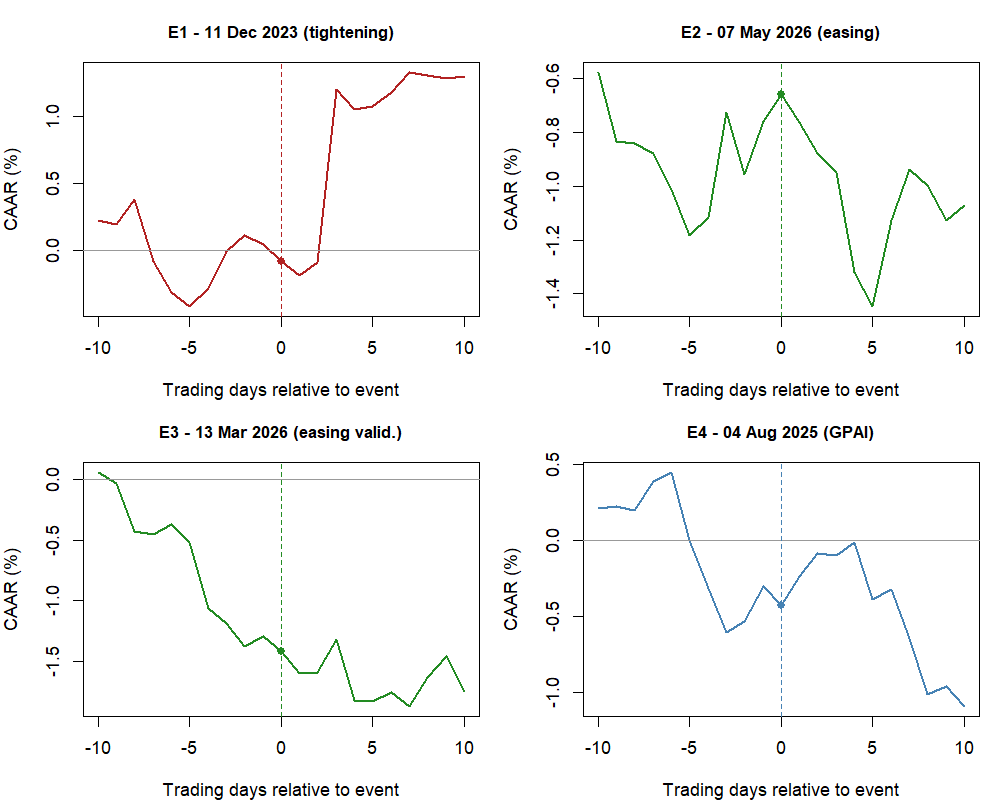

Write the R code that produced this figure.
# =====================================================================
# Figure 1 - CAAR paths around each AI Act event
# Base R. Paste-in values; run; saves a PNG.
# =====================================================================

# Trading days -10..+10 on the x-axis
days <- -10:10

# Cumulative average abnormal returns (%) for each event
E1 <- c(0.227,0.198,0.383,-0.077,-0.311,-0.416,-0.282,-0.008,0.112,0.047,-0.082,-0.182,-0.088,1.201,1.049,1.069,1.178,1.327,1.304,1.28,1.291)
E2 <- c(-0.575,-0.833,-0.842,-0.879,-1.01,-1.183,-1.115,-0.725,-0.955,-0.757,-0.659,-0.764,-0.879,-0.949,-1.321,-1.449,-1.128,-0.939,-0.996,-1.128,-1.071)
E3 <- c(0.061,-0.029,-0.429,-0.456,-0.374,-0.52,-1.066,-1.19,-1.382,-1.294,-1.421,-1.604,-1.591,-1.319,-1.823,-1.83,-1.758,-1.877,-1.638,-1.457,-1.752)
E4 <- c(0.212,0.224,0.201,0.389,0.451,-0.001,-0.315,-0.603,-0.532,-0.303,-0.425,-0.239,-0.087,-0.096,-0.013,-0.387,-0.321,-0.645,-1.012,-0.963,-1.097)

# Save to file (comment out the next line and dev.off() to view on screen)
png("fig1_caar_paths.png", width = 1000, height = 800, res = 130)

par(mfrow = c(2, 2), mar = c(4, 4, 3, 1), family = "sans")

draw <- function(y, ttl, col) {
  plot(days, y, type = "l", lwd = 2, col = col,
       xlab = "Trading days relative to event", ylab = "CAAR (%)",
       main = ttl, cex.main = 0.95)
  abline(h = 0, col = "grey60")
  abline(v = 0, col = col, lty = 2)
  points(0, y[days == 0], pch = 19, col = col)
}

draw(E1, "E1 - 11 Dec 2023 (tightening)", "firebrick")
draw(E2, "E2 - 07 May 2026 (easing)",     "forestgreen")
draw(E3, "E3 - 13 Mar 2026 (easing valid.)", "forestgreen")
draw(E4, "E4 - 04 Aug 2025 (GPAI)",       "steelblue")

dev.off()
